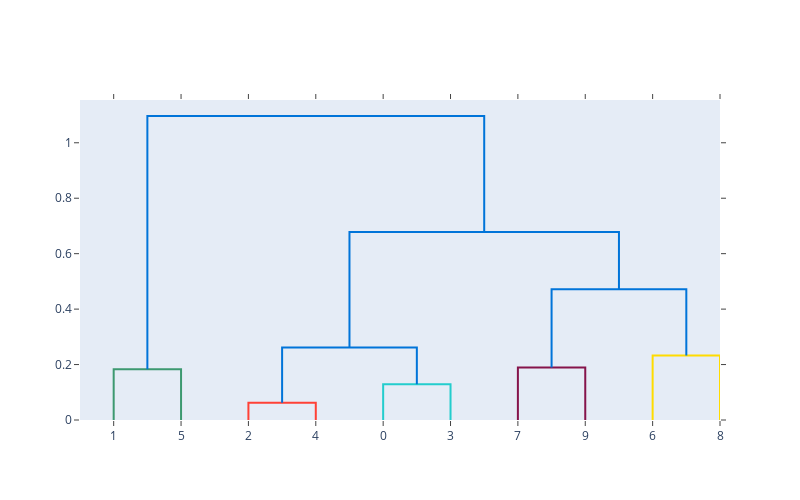

The code cell stored with this chart in its notebook:
### Code cell
fig = ff.create_dendrogram(X, color_threshold = 0.25)
fig.update_layout(width=800, height=500)
fig.show()

### Figure 1 — Plotly figure (JSON) as saved in the notebook; plotly's stock layout.template omitted (floating-point values rounded to 4 significant figures)
{"data": [{"hoverinfo": "text", "marker": {"color": "rgb(61,153,112)"}, "mode": "lines", "type": "scatter", "x": [5, 5, 15, 15], "xaxis": "x", "y": [0, 0.1829, 0.1829, 0], "yaxis": "y"}, {"hoverinfo": "text", "marker": {"color": "rgb(255,65,54)"}, "mode": "lines", "type": "scatter", "x": [25, 25, 35, 35], "xaxis": "x", "y": [0, 0.06251, 0.06251, 0], "yaxis": "y"}, {"hoverinfo": "text", "marker": {"color": "rgb(35,205,205)"}, "mode": "lines", "type": "scatter", "x": [45, 45, 55, 55], "xaxis": "x", "y": [0, 0.1288, 0.1288, 0], "yaxis": "y"}, {"hoverinfo": "text", "marker": {"color": "rgb(0,116,217)"}, "mode": "lines", "type": "scatter", "x": [30, 30, 50, 50], "xaxis": "x", "y": [0.06251, 0.2616, 0.2616, 0.1288], "yaxis": "y"}, {"hoverinfo": "text", "marker": {"color": "rgb(133,20,75)"}, "mode": "lines", "type": "scatter", "x": [65, 65, 75, 75], "xaxis": "x", "y": [0, 0.1896, 0.1896, 0], "yaxis": "y"}, {"hoverinfo": "text", "marker": {"color": "rgb(255,220,0)"}, "mode": "lines", "type": "scatter", "x": [85, 85, 95, 95], "xaxis": "x", "y": [0, 0.2326, 0.2326, 0], "yaxis": "y"}, {"hoverinfo": "text", "marker": {"color": "rgb(0,116,217)"}, "mode": "lines", "type": "scatter", "x": [70, 70, 90, 90], "xaxis": "x", "y": [0.1896, 0.4718, 0.4718, 0.2326], "yaxis": "y"}, {"hoverinfo": "text", "marker": {"color": "rgb(0,116,217)"}, "mode": "lines", "type": "scatter", "x": [40, 40, 80, 80], "xaxis": "x", "y": [0.2616, 0.6779, 0.6779, 0.4718], "yaxis": "y"}, {"hoverinfo": "text", "marker": {"color": "rgb(0,116,217)"}, "mode": "lines", "type": "scatter", "x": [10, 10, 60, 60], "xaxis": "x", "y": [0.1829, 1.097, 1.097, 0.6779], "yaxis": "y"}], "layout": {"autosize": false, "height": 500, "hovermode": "closest", "showlegend": false, "width": 800, "xaxis": {"mirror": "allticks", "rangemode": "tozero", "showgrid": false, "showline": true, "showticklabels": true, "tickmode": "array", "ticks": "outside", "ticktext": ["1", "5", "2", "4", "0", "3", "7", "9", "6", "8"], "tickvals": [5, 15, 25, 35, 45, 55, 65, 75, 85, 95], "type": "linear", "zeroline": false}, "yaxis": {"mirror": "allticks", "rangemode": "tozero", "showgrid": false, "showline": true, "showticklabels": true, "ticks": "outside", "type": "linear", "zeroline": false}}}
